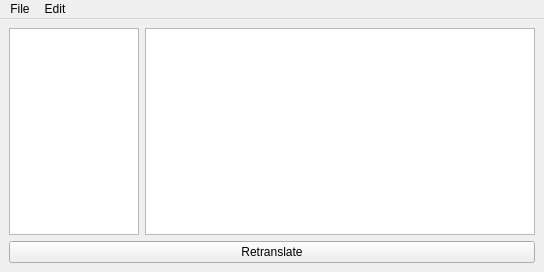
<?xml version="1.0" encoding="UTF-8"?>
<ui version="4.0">
 <class>PloverCAT</class>
 <widget class="QMainWindow" name="PloverCAT">
  <property name="geometry">
   <rect>
    <x>0</x>
    <y>0</y>
    <width>544</width>
    <height>272</height>
   </rect>
  </property>
  <property name="sizePolicy">
   <sizepolicy hsizetype="Expanding" vsizetype="Expanding">
    <horstretch>1</horstretch>
    <verstretch>0</verstretch>
   </sizepolicy>
  </property>
  <property name="minimumSize">
   <size>
    <width>32</width>
    <height>0</height>
   </size>
  </property>
  <property name="windowTitle">
   <string>MainWindow</string>
  </property>
  <widget class="QWidget" name="centralwidget">
   <layout class="QVBoxLayout" name="verticalLayout">
    <item>
     <layout class="QHBoxLayout" name="horizontalLayout">
      <item>
       <widget class="QListWidget" name="strokeList">
        <property name="sizePolicy">
         <sizepolicy hsizetype="Preferred" vsizetype="Expanding">
          <horstretch>1</horstretch>
          <verstretch>0</verstretch>
         </sizepolicy>
        </property>
       </widget>
      </item>
      <item>
       <widget class="PloverCATEditor" name="textEdit">
        <property name="enabled">
         <bool>true</bool>
        </property>
        <property name="sizePolicy">
         <sizepolicy hsizetype="Preferred" vsizetype="Expanding">
          <horstretch>3</horstretch>
          <verstretch>0</verstretch>
         </sizepolicy>
        </property>
        <property name="textInteractionFlags">
         <set>Qt::TextSelectableByKeyboard|Qt::TextSelectableByMouse</set>
        </property>
       </widget>
      </item>
     </layout>
    </item>
    <item>
     <widget class="QPushButton" name="retranslateButton">
      <property name="text">
       <string>Retranslate</string>
      </property>
     </widget>
    </item>
   </layout>
  </widget>
  <widget class="QMenuBar" name="menubar">
   <property name="geometry">
    <rect>
     <x>0</x>
     <y>0</y>
     <width>544</width>
     <height>24</height>
    </rect>
   </property>
   <widget class="QMenu" name="menuFile">
    <property name="title">
     <string>File</string>
    </property>
    <addaction name="actionOpen"/>
    <addaction name="actionSave_As"/>
    <addaction name="actionImport_Paper"/>
    <addaction name="actionImport_Raw"/>
    <addaction name="actionExport"/>
   </widget>
   <widget class="QMenu" name="menuEdit">
    <property name="title">
     <string>Edit</string>
    </property>
    <addaction name="actionRemove_Edit"/>
   </widget>
   <addaction name="menuFile"/>
   <addaction name="menuEdit"/>
  </widget>
  <action name="actionOpen_Stroke_Log">
   <property name="text">
    <string>Open Stroke Log...</string>
   </property>
  </action>
  <action name="actionOpen_Project">
   <property name="text">
    <string>Open Project...</string>
   </property>
  </action>
  <action name="actionOpen">
   <property name="text">
    <string>Open...</string>
   </property>
  </action>
  <action name="actionSave_As">
   <property name="text">
    <string>Save As...</string>
   </property>
  </action>
  <action name="actionImport_Paper">
   <property name="text">
    <string>Import Paper Tape Log</string>
   </property>
  </action>
  <action name="actionImport_Raw">
   <property name="text">
    <string>Import Raw Log...</string>
   </property>
  </action>
  <action name="actionRemove_Edit">
   <property name="text">
    <string>Remove Edit</string>
   </property>
  </action>
  <action name="actionExport">
   <property name="text">
    <string>Export as Text...</string>
   </property>
  </action>
 </widget>
 <customwidgets>
  <customwidget>
   <class>PloverCATEditor</class>
   <extends>QTextEdit</extends>
   <header>plover_cat.TextEditor.h</header>
  </customwidget>
 </customwidgets>
 <resources>
  <include location="resources/resources.qrc"/>
 </resources>
 <connections/>
</ui>
